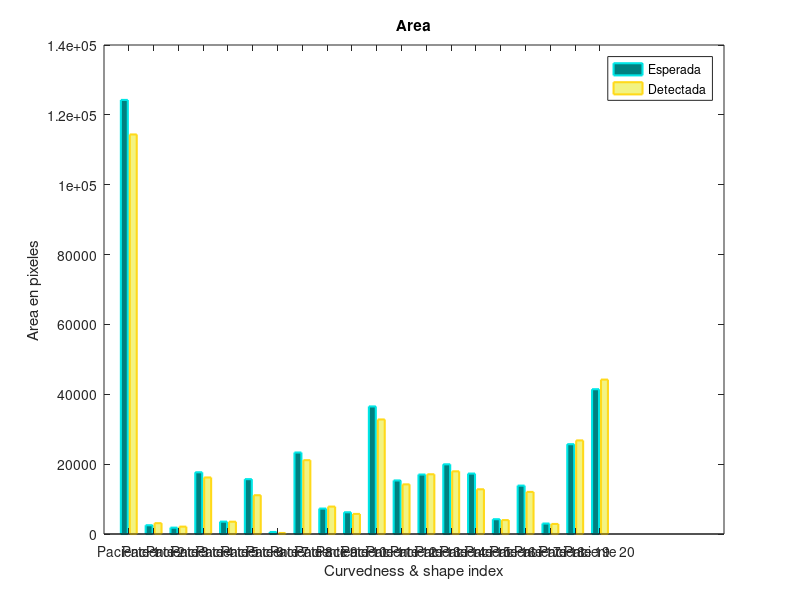

The MATLAB script that drew this image:
y = [124274 114387; 2505 3098; 1817 2104; 17667 16185; 3545 3516; 15700 11103; 581 291; 23331 21134; 7278 7846;...
    6218 5745; 36521 32791; 15330 14209; 17022 17100; 19951 17944; 17302 12801; 4231 3979;...
    13853 12048; 2996 2875; 25711 26792; 41450 44204];
fig=figure();
a=bar(y)

set(a(1),'FaceColor',[0 .5 .5],'EdgeColor',[0 .9 .9],'LineWidth',1.5);
set(a(2),'FaceColor',[0.949, 0.952, 0.509],'EdgeColor',[1, 0.850, 0.101],'LineWidth',1.5);
XTickLabel={'Paciente 1' ; 'Paciente 2'; 'Paciente 3'; 'Paciente 4'; 'Paciente 5'; 'Paciente 6';...
    'Paciente 7'; 'Paciente 8'; 'Paciente 9'; 'Paciente 10'; 'Paciente 11'; 'Paciente 12';...
    'Paciente 13'; 'Paciente 14';  'Paciente 15';  'Paciente 16';  'Paciente 17';  'Paciente 18';  'Paciente 19'; 'Paciente 20'};
XTick=[1 2 3 4 5 6 7 8 9 10 11 12 13 14 15 16 17 18 19 20]
set(gca, 'XTick',XTick);
set(gca, 'XTickLabel', XTickLabel);
set(gca, 'XTickLabelRotation', 45);
legend('Esperada','Detectada')

title('Area')
xlabel('Curvedness & shape index')
ylabel('Area en pixeles')